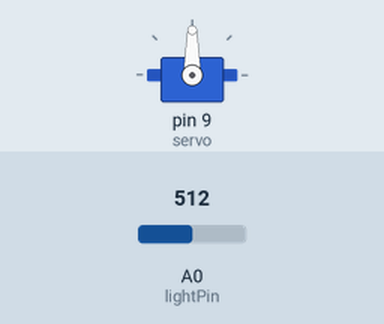
Bench run of a sketch on a simulated Arduino Uno, built with avr-gcc and run on an emulated ATmega328P. Shown: servo. The inputs (shaded band) are chosen by the test bench; at power-on: A0 (lightPin) = 512.

Above: at 2.2 s.
2.3 s: A0 (lightPin) set to 716
At 2.7 s:
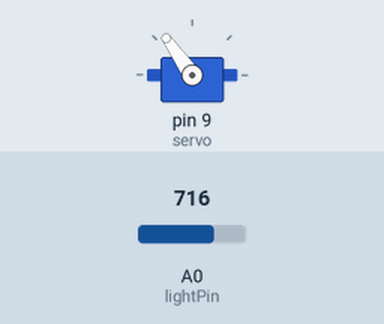
3.8 s: A0 (lightPin) set to 900
At 4.8 s:
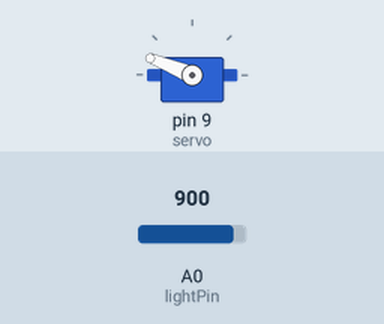
5.3 s: A0 (lightPin) set to 1023
At 6.2 s:
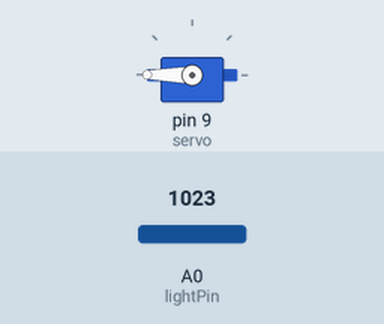
6.8 s: A0 (lightPin) set to 306
At 7.1 s:
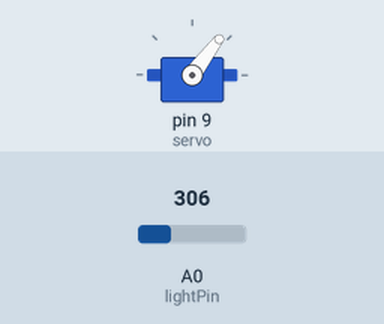
8.3 s: A0 (lightPin) set to 122
At 8.6 s:
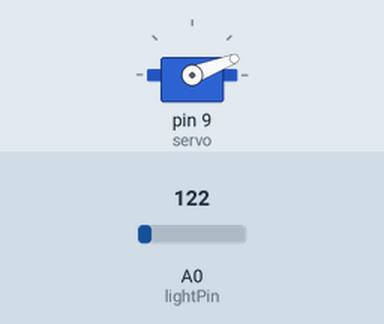
9.8 s: A0 (lightPin) set to 0
At 10.7 s:
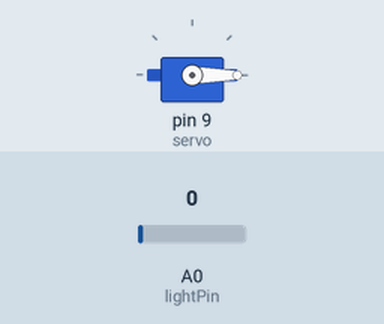
Timing chart, 0 to 12.3 s (numbered marks = the images above; inputs shaded):
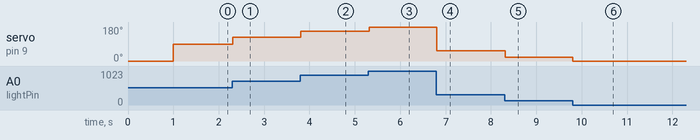

Measured:
- after the input at 2.3 s, servo on pin 9 (servo): 90° → 125° at once
- after the input at 3.8 s, servo on pin 9 (servo): 125° → 158° at once
- after the input at 5.3 s, servo on pin 9 (servo): 158° → 180° at once
- after the input at 6.8 s, servo on pin 9 (servo): 180° → 53° at once
- after the input at 8.3 s, servo on pin 9 (servo): 53° → 21° at once
- after the input at 9.8 s, servo on pin 9 (servo): 21° → 0° at once

The sketch:

Photoresistor.ino
```cpp
#include <Servo.h>
Servo servo;

//PhotoResistor Pin
int lightPin = 0; //the analog pin the photoresistor is connected to
//the photoresistor is not calibrated to any units so this is simply a raw sensor value (relative light)

void setup()
{
  servo.attach(9);
  servo.write(0);
  delay(1000);
}

//LOOK AT KNOB EXAMPLE !!!!!!!!!!!!!!!!!!!!!!!!!!!!!!!

void loop()
{
 int lightLevel = analogRead(lightPin); //Read the lightlevel

 lightLevel = map(lightLevel, 0, 1023, 0, 180);

 servo.write(lightLevel);

 delay(15);
}
```
